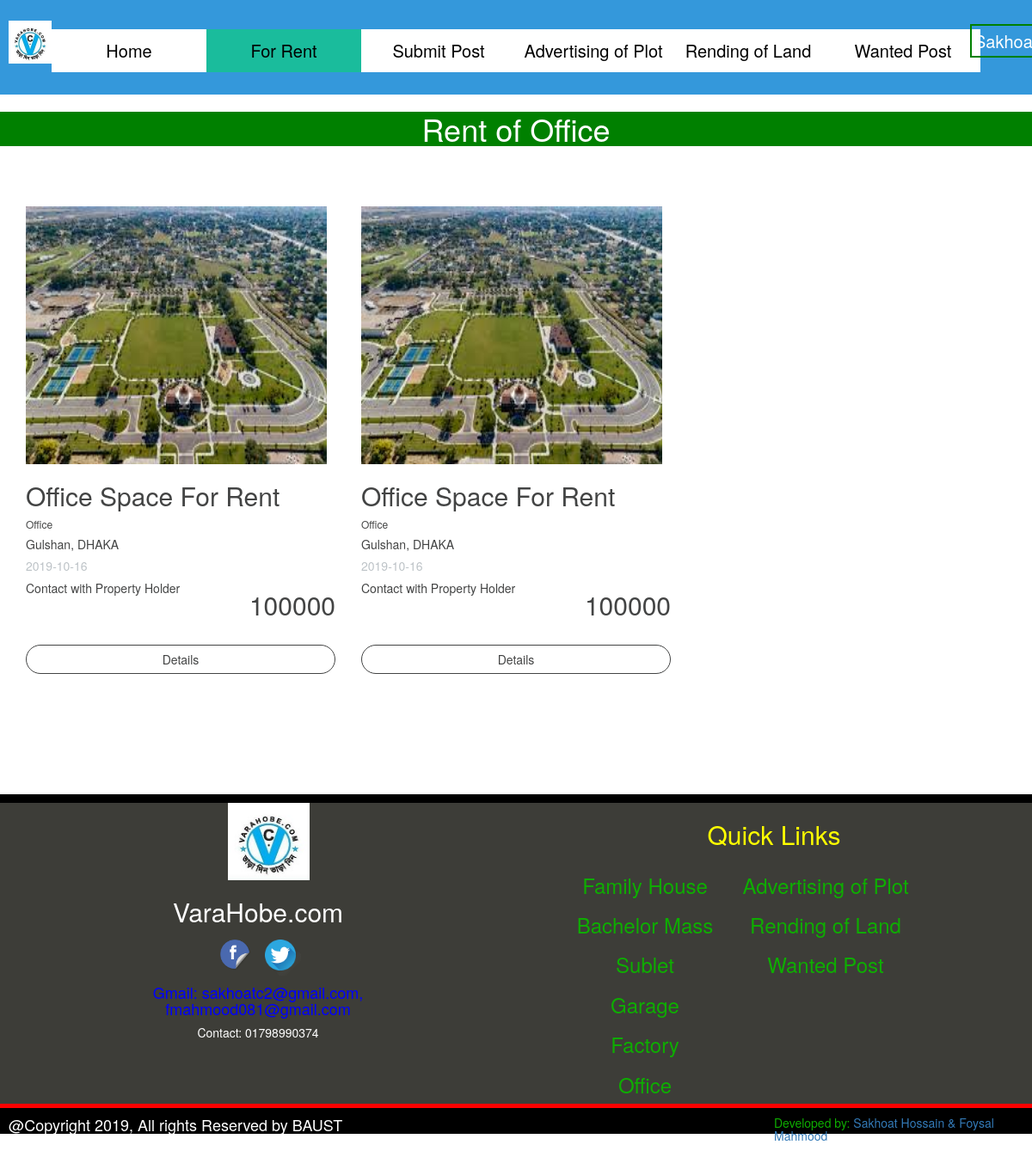
Screenshot of /office.php (signed in) with the database file from the repository.
### tables this page shows
CREATE TABLE `sub4` (
  `serial` int(255) NOT NULL,
  `offer_type` varchar(255) NOT NULL,
  `property_type` varchar(255) NOT NULL,
  `ad_title` varchar(255) NOT NULL,
  `description` varchar(255) NOT NULL,
  `property_size` varchar(255) NOT NULL,
  `floor_no` varchar(255) NOT NULL,
  `beds` varchar(255) NOT NULL,
  `baths` varchar(255) NOT NULL,
  `balconies` varchar(255) NOT NULL,
  `floor_type` varchar(255) NOT NULL,
  `dining_room` varchar(255) NOT NULL,
  `car_parking` varchar(255) NOT NULL,
  `drawing_roomf` varchar(255) NOT NULL,
  `lift` varchar(255) NOT NULL,
  `gas` varchar(255) NOT NULL,
  `generator` varchar(255) NOT NULL,
  `wasa_connection` varchar(255) NOT NULL,
  `community_hall` varchar(255) NOT NULL,
  `cctv` varchar(255) NOT NULL,
  `wifi` varchar(255) NOT NULL,
  `amount` varchar(255) NOT NULL,
  `image` varchar(255) NOT NULL,
  `district` varchar(255) NOT NULL,
  `area` varchar(255) NOT NULL,
  `address` varchar(255) NOT NULL,
  `latitude` varchar(255) NOT NULL,
  `lngnitude` varchar(255) NOT NULL,
  `date` date NOT NULL
);

### office.php (the view, shortened to what this page needs)
<?php
if(!isset($_SESSION['email'])) {
    header("Location: login.php");
}
else{
?>
<?php
include("connection.php");
$query = " SELECT * FROM sub4 WHERE offer_type = 'Rent' && property_type = 'Office' ";
$data =  mysqli_query($conn, $query);
$total = mysqli_num_rows($data);
?>
<!DOCTYPE html>
<html>
<head>
	<link rel="stylesheet" type="text/css" href="css/style.css">
	<link rel="stylesheet" type="text/css" href="css/bootstrap.min.css">
	<link rel="stylesheet" type="text/css" href="css/show_post_grid_view.css">
</head>
<body>
	<header>
		<div class="topmargin"></div>
		<div class="logo">
			<img src="photos/logo.jpeg" height="50" width="50">
		</div>
		<div class="Navigation">
			<ul>
				<li><a href="index.php">Home</a></li>
				<li style="background: #1abc9c;"><a href="#">For Rent</a>
				</li>
				<li><a href="submit.php">Submit Post</a></li>
				<li><a href="advertising_plot.php">Advertising of Plot</a></li>
				<li><a href="rend_land.php">Rending of Land</a></li>
				<li><a href="wanted_post.php">Wanted Post</a></li>
			</ul>
		</div>
        <div class="login" session_start();>
            <a class="boxed" href="logout.php">
                        <?=$_SESSION['name'];?>
            </a>
        </div>
	</header>
	<div>
		<div class="adverting_text" >
			<h1 class="text-center"class="boxed">Rent of Office</h1>
		</div>
	</div>
	<div class="container">
		<div class="row">
<?php
if($total != 0)
{
	while ($result = mysqli_fetch_assoc($data))
	{
?>
			<div class="col-md-4 product-grid">
				<div class="image">
					<a href="#">
						<?php
							echo "<img src ='".$result['image']."' height = '300' width = '350'</a>";
						?>
					</a>
				</div>
				<h2>
				<?php
					echo($result['ad_title'])
				?>
			</h2>
			<h6>
				<?php
					echo($result['property_type'])
				?>
			</h6>
			<h5>
				<?php
					echo($result['area'])
				?>,
				<?php
					echo($result['district'])
				?>
			</h5>
			<h5 style="color: #bdc3c7">
				<?php
					echo($result['date'])
				?>
			</h5>
			<h5 class="price">
				<?php
					echo($result['amount'])
				?>
			</h5>
			<h5>Contact with Property Holder</h5>
				<a href="#" class="btn rent">Details</a>
			</div>
<?php
	}
}
else
{
	echo "No Record Found";
}
?>
		</div>
	</div>
    <?php
        include("footer.php");
     ?>
</body>
</html>
<?php
    }
?>

### css/style.css (style rules this page uses)
* { margin: 0; padding: 0; }
header { height: 110px; background-color: #3498db; }
.logo { float: left; padding-left: 10px; }
.container { padding-top: 10px; margin-top: 0vh; }
.topmargin { height: 3vh; }
.Navigation { max-width: 1080px; margin: auto; }
ul { list-style-type: none; }
ul li { float: left; width: 180px; height: 50px; font-size: 20px; line-height: 50px; text-align: center; background-color: #fff; }
ul li a { color: #000; display: block; }
.boxed { padding: 3px; border: 2px solid green; color: #fff; }
.login { position: absolute; left: 94%; font-size: 20px; }
.adverting_text { background-color: green; color: #fff; }
.rent { margin-top: 20px; }
* { box-sizing: border-box; }
img { vertical-align: middle; }

### css/show_post_grid_view.css (style rules this page uses)
body { color: #434444; }
.container { padding-top: 10px; margin-top: 5vh; }
.product-grid { padding-bottom: 20px; padding-top: 20px; }
.image { position: relative; }
.rent { background-color: transparent; color: #434444; border: 1px solid #434444; width: 100%; margin-top: 20px; border-radius:20px; }
.price { float: right; font-size: 30px; }

### rows the page displays
sub4: image (picture), ad_title "Office Space For Rent", property_type "Office", area "Gulshan", district "DHAKA", date "2019-10-16", amount "100000"
sub4: image (picture), ad_title "Office Space For Rent", property_type "Office", area "Gulshan", district "DHAKA", date "2019-10-16", amount "100000"
